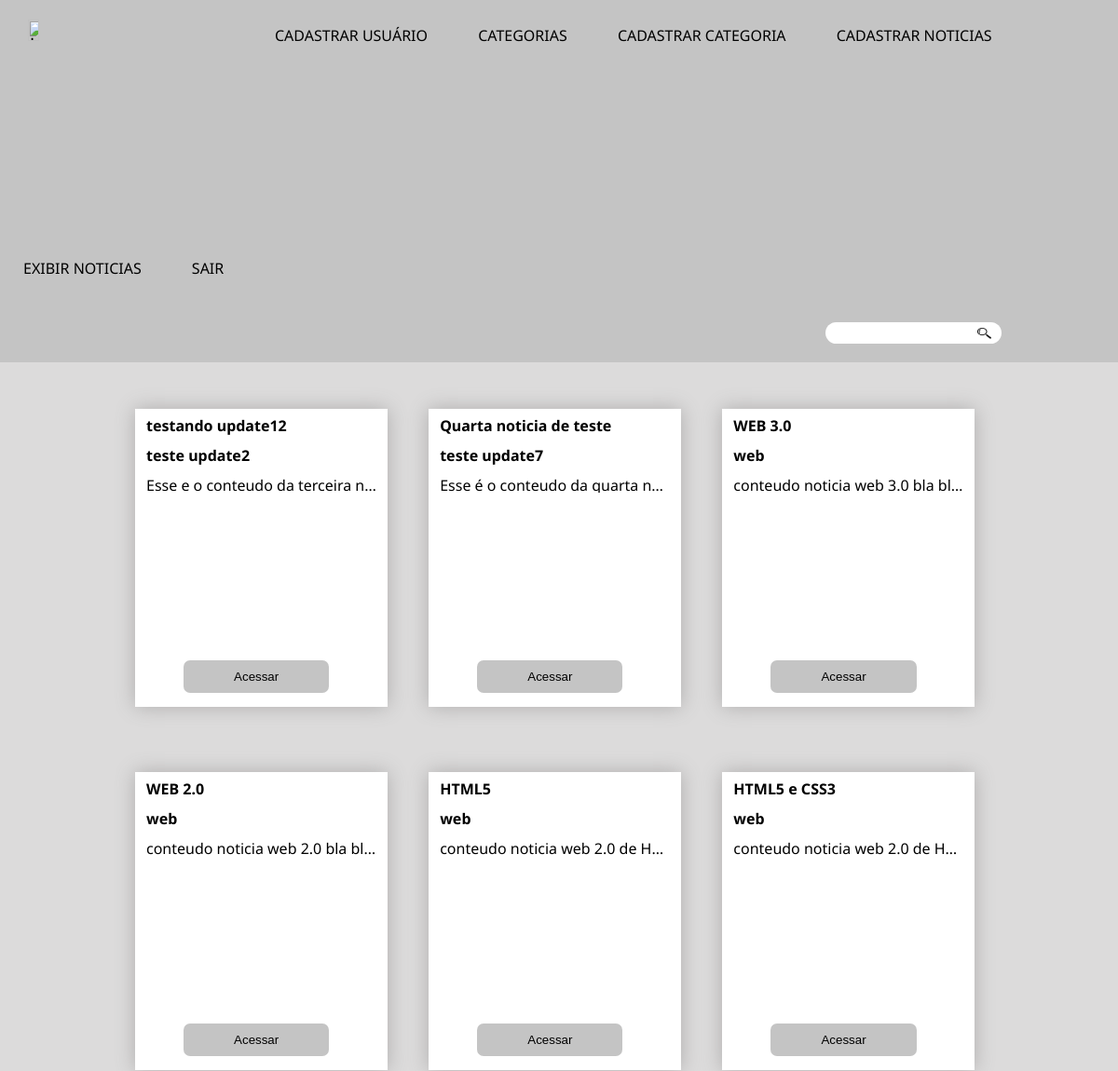
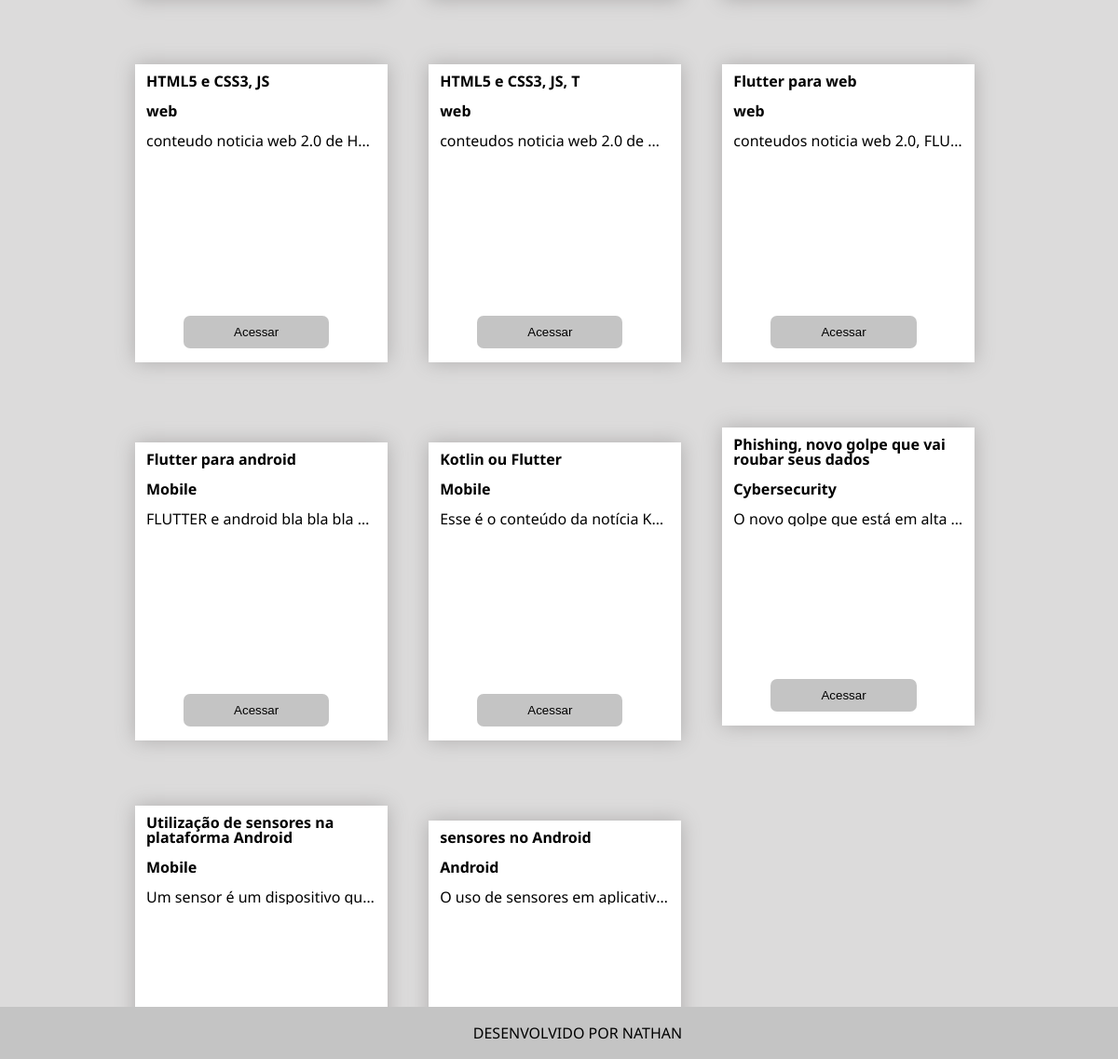
The page / on the database its author committed (2 pictures, top to bottom).
### tables this page shows
CREATE TABLE `noticias` (
  `id` int(11) NOT NULL AUTO_INCREMENT,
  `id_categoria` int(11) DEFAULT NULL,
  `titulo` varchar(150) NOT NULL,
  `conteudo` text NOT NULL,
  `data_publicacao` date DEFAULT NULL,
  PRIMARY KEY (`id`),
  KEY `id_categoria` (`id_categoria`),
  CONSTRAINT `noticias_ibfk_1` FOREIGN KEY (`id_categoria`) REFERENCES `categorias` (`id`)
);

CREATE TABLE `categorias` (
  `id` int(11) NOT NULL AUTO_INCREMENT,
  `nome` varchar(100) NOT NULL,
  PRIMARY KEY (`id`),
  UNIQUE KEY `nome` (`nome`)
);

### src/repositorio/RepositorioNoticias.php (called while the page is built, shortened)
<?php
class RepositorioNoticias
{
    private PDO $conexao;
    public function __construct(PDO $conexao)
    {
        $this->conexao = $conexao;
    }
    public function todasAsNoticias(): array
    {
        $sql = 'SELECT noticias.id, categorias.id AS id_da_categoria, categorias.nome AS categoria, noticias.titulo, noticias.conteudo, noticias.data_publicacao
        FROM noticias JOIN categorias ON noticias.id_categoria = categorias.id;';
        $consulta = $this->conexao->query($sql);
        return $this->hidratarListaNoticias($consulta);
    }
    private function hidratarListaNoticias($consulta): array
    {
        $listaDadosNoticias = $consulta->fetchAll(PDO::FETCH_ASSOC);
        $listaNoticias = [];
        foreach ($listaDadosNoticias as $dadosNoticia) {
            $listaNoticias[] = new \Noticia(
                $dadosNoticia['id'],
                new \Categoria($dadosNoticia['id_da_categoria'], $dadosNoticia['categoria']),
                $dadosNoticia['titulo'],
                $dadosNoticia['conteudo'],
                $dadosNoticia['data_publicacao']
            );
        }
        return $listaNoticias;
    }
}

### src/dominio/modelo/Categoria.php (called while the page is built, shortened)
<?php
class Categoria
{
    private $categoria;
    public function __construct(?int $id, string $categoria)
    {
        $this->categoria = $this->limpar($categoria);
    }
    public function categoria(): string
    {
        return $this->categoria;
    }
    private function limpar($categoria)
    {
        $categoria = trim($categoria);
        $categoria = stripcslashes($categoria);
        $categoria = htmlspecialchars($categoria);
        return $categoria;
    }
}

### src/dominio/modelo/Noticia.php (called while the page is built, shortened)
<?php
class Noticia
{
    private $id;
    private $categoria;
    private $titulo;
    private $conteudo;
    public function __construct(?int $id, Categoria $categoria, string $titulo, string $conteudo, ?string $dataPublicacao)
    {
        $this->id = $id;
        $this->categoria = $categoria;
        $this->titulo = $this->limpar($titulo);
        $this->conteudo = $this->limpar($conteudo);
    }
    public function id(): ?int
    {
        return $this->id;
    }
    public function titulo(): string
    {
        return $this->titulo;
    }
    public function conteudo(): string
    {
        return $this->conteudo;
    }
    public function categoria(): string
    {
        return $this->categoria->categoria();
    }
    private function limpar($noticia)
    {
        $noticia = trim($noticia);
        $noticia = htmlspecialchars($noticia);
        return $noticia;
    }
}

### index.php (the view, shortened to what this page needs)
<?php
require_once 'src/dominio/modelo/Noticia.php';
require_once 'src/dominio/modelo/Categoria.php';
require_once 'src/repositorio/RepositorioNoticias.php';
$conexao = Conexao::criarConexao();
$repositorioNoticias = new RepositorioNoticias($conexao);
if (isset($_GET['busca']) and $_GET['busca'] != '') {
    $noticias = $repositorioNoticias->pesquisarNoticia($_GET['busca']);
} else {
    $noticias = $repositorioNoticias->todasAsNoticias();
}
?>
<!DOCTYPE html>
<html lang="pt-br">
<head>
    <link rel="stylesheet" href="reset.css">
    <link rel="stylesheet" href="style.css">
</head>
    <main>
        <?php foreach ($noticias as $noticia) : ?>
            <section class="caixa-noticia">
                <h2><?php echo $noticia->titulo(); ?></h2>
                <h3><?php echo $noticia->categoria(); ?></h3>
                <p>
                    <?php echo $noticia->conteudo(); ?>
                </p>
                <div class="botao-caixa">
                    <button><a href="noticia.php?id=<?php echo $noticia->id(); ?>" class="butao-noticia">Acessar</a></button>
                </div>
            </section>
        <?php endforeach ?>
    </main>

### style.css (style rules this page uses)
header { background: rgb(196, 196, 196); margin-bottom: 50px; }
body { background: rgb(220, 219, 219); font-family: 'Montserrat', sans-serif; font-family: 'Noto Sans', sans-serif; }
.cabecalho h1, form, a { display: inline-block; padding-left: 25px; padding-right: 25px; padding-top: 30px; padding-bottom: 20px; }
.cabecalho h1 { padding-right: 120px; padding-left: 30px; font-size: 20px; display: inline; }
.logo { width: 10%; display: inline-block; }
.cabecalho form { position: relative; display: block; text-align: right; margin-right: 100px; }
.cabecalho input { border-radius: 12px; border: none; padding: 4px 6px; }
.botao-busca img { width: 15px; height: 12px; cursor: pointer; }
.botao-busca { border: none; background: transparent; position: absolute; top: 35px; right: 30px; }
a { text-decoration: none; color: black; }
main { width: 950px; margin: 0 auto; }
.caixa-noticia h2, h3 { padding-bottom: 1em; font-weight: bold; }
.caixa-noticia { background: white; margin-bottom: 70px; padding: 10px 12px; width: 26%; height: 300px; display: inline-block; margin-left: 20px; margin-right: 20px; position: relative; box-shadow: 0px 0px 20px rgb(174, 173, 173); }
.caixa-noticia p { max-width: 500px; white-space: nowrap; overflow: hidden; text-overflow: ellipsis; }
.butao-noticia { padding: 5px 15px; }
.botao-caixa { position: absolute; bottom: 15px; padding: 0 40px; }
.botao-caixa button { width: 200%; border-radius: 7px; border: none; background: rgb(196, 196, 196); padding: 5px 0; }
footer { background: rgb(196, 196, 196); text-align: center; padding: 20px; margin: auto; width: 100%; bottom: 0; position: fixed; }

### rows shown on the page
noticias: titulo "Quarta noticia de teste", id_categoria.nome "teste update7", conteudo "Esse é o conteudo da quarta n…"
noticias: titulo "WEB 3.0", id_categoria.nome "web", conteudo "conteudo noticia web 3.0 bla bl…"
noticias: titulo "WEB 2.0", id_categoria.nome "web", conteudo "conteudo noticia web 2.0 bla bl…"
noticias: titulo "HTML5", id_categoria.nome "web", conteudo "conteudo noticia web 2.0 de H…"
noticias: titulo "HTML5 e CSS3", id_categoria.nome "web", conteudo "conteudo noticia web 2.0 de H…"
noticias: titulo "HTML5 e CSS3, JS", id_categoria.nome "web", conteudo "conteudo noticia web 2.0 de H…"
noticias: titulo "HTML5 e CSS3, JS, T", id_categoria.nome "web", conteudo "conteudos noticia web 2.0 de…"
noticias: titulo "Flutter para web", id_categoria.nome "web", conteudo "conteudos noticia web 2.0, FLU…"
noticias: titulo "Flutter para android", id_categoria.nome "Mobile", conteudo "FLUTTER e android bla bla bla…"
noticias: titulo "Kotlin ou Flutter", id_categoria.nome "Mobile", conteudo "Esse é o conteúdo da notícia K…"
noticias: titulo "Phishing, novo golpe que vai roubar seus dados", id_categoria.nome "Cybersecurity", conteudo "O novo golpe que está em alta…"
noticias: titulo "Utilização de sensores na plataforma Android", id_categoria.nome "Mobile", conteudo "Um sensor é um dispositivo qu…"
noticias: titulo "sensores no Android", id_categoria.nome "Android", conteudo "O uso de sensores em aplicativ…"
